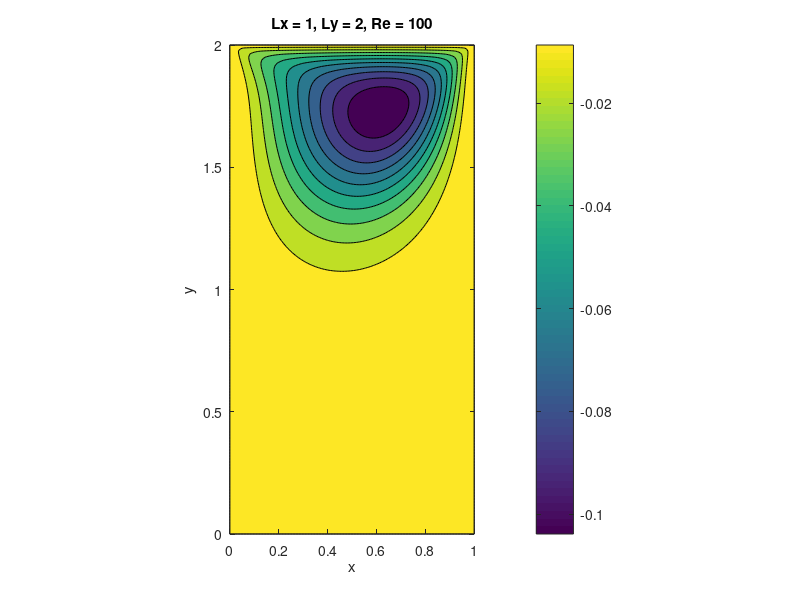
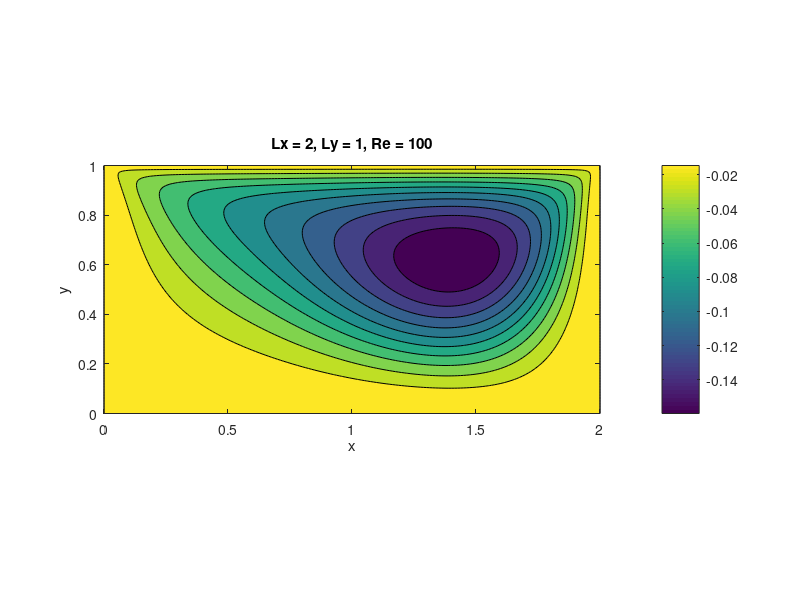

Write MATLAB code to recreate these figures, in order.
clc
clear all
close all

Nx = 161;
Ny = 161;

A = importdata('streamfunction_Lx1Ly2.txt');
x_1 = reshape(A.data(:,1), [Nx,Ny]);
y_1 = reshape(A.data(:,2), [Nx,Ny]);
s_1 = reshape(A.data(:,3), [Nx,Ny]);

B = importdata('streamfunction_Lx2Ly1.txt');
x_2 = reshape(B.data(:,1), [Nx,Ny]);
y_2 = reshape(B.data(:,2), [Nx,Ny]);
s_2 = reshape(B.data(:,3), [Nx, Ny]);

figure;
contourf(x_1, y_1, s_1);
title('Lx = 1, Ly = 2, Re = 100');
xlabel('x');
ylabel('y');
colorbar;
pbaspect([max(max(x_1)) max(max(y_1)) 1]);

figure;
contourf(x_2, y_2, s_2);
title('Lx = 2, Ly = 1, Re = 100');
xlabel('x');
ylabel('y');
colorbar;
pbaspect([max(max(x_2)) max(max(y_2)) 1]);

